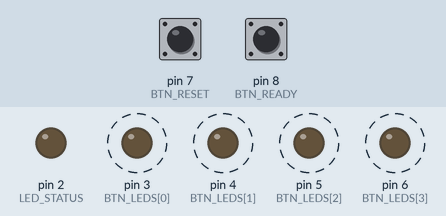
This sketch was run on a simulated Arduino Uno, built with avr-gcc and run on an emulated ATmega328P. Parts: output pins drawn as LEDs (lit = HIGH). Dashed ring = blinking. Inputs (shaded band) come from the test bench; at power-on: pin 8 (BTN_READY) HIGH, pin 7 (BTN_RESET) HIGH. No radio packets arrive unless stated; the audio player accepts every command and is not drawn; what the sketch prints to the serial monitor is not drawn.

Above: at 3.1 s.
3.2 s: pin 8 (BTN_READY) pulled LOW for 0.15 s
At 5.2 s:
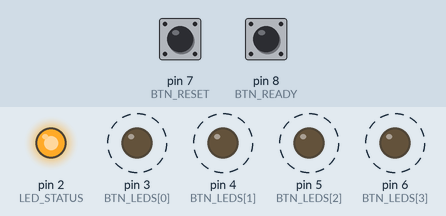
6.3 s: pin 7 (BTN_RESET) pulled LOW for 0.15 s
At 7.0 s:
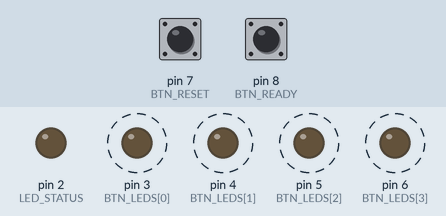
9.4 s: pin 8 (BTN_READY) pulled LOW for 1 s
At 11.5 s:
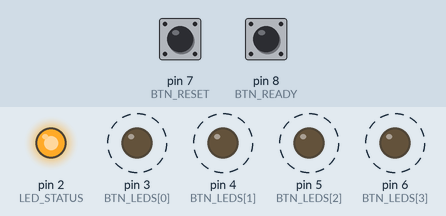
13.4 s: pin 7 (BTN_RESET) pulled LOW for 1 s
At 15.6 s:
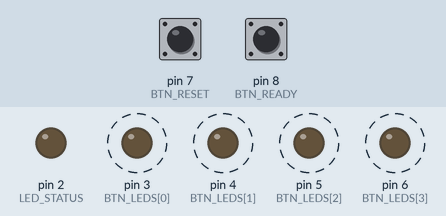
Timing chart, 0 to 18.4 s (numbered marks = the images above; inputs shaded):
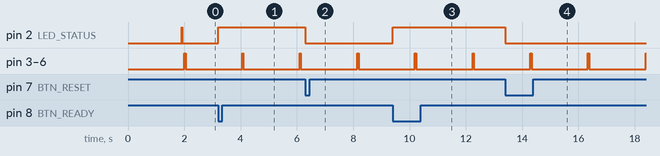

The sketch:

QuizController.ino
```cpp
// (licence header left out)
#include <RF24.h>
#include <DFRobotDFPlayerMini.h>
#include <SoftwareSerial.h>


//   2 -> White LED to GND  (Status)
//   3 -> RED LED to GND    (Button Status)
//   4 -> YELLOW LED to GND (Button Status)
//   5 -> GREEN LED to GND  (Button Status)
//   6 -> BLUE LED to GND   (Button Status)
//   7 -> RESET btn to GND
//   8 -> READY btn to GND
//   9 -> CE  (nRF24)
//  10 -> CSN (nRF24)
//  11 -> MO  (nRF24)
//  12 -> MI  (nRF24)
//  13 -> SCK (nRF24)
//  A0 -> 1K Reststor -> RX on DFPlayerMini
//  A1 -> TX on DFPlayerMini


RF24 radio(9, 10); // CE, CSN

#define LED_STATUS      2     // Status LED
#define BTN_RESET       7
#define BTN_READY       8

#define DFMINI_TX       A0   // connect to pin 2 on the DFPlayer via a 1K resistor
#define DFMINI_RX       A1   // connect to pin 3 on the DFPlayer
SoftwareSerial softwareSerial(DFMINI_RX, DFMINI_TX);

// Player
// Tip: If you have any problems with the DFPlayerMini, power it from the Arduino's 3.3v pin rather than 5v.
DFRobotDFPlayerMini player;

// LED pins
unsigned char BTN_LEDS[4] = {3, 4, 5, 6};

// LED status type
enum LedStatus : unsigned char { lsOff = 0, lsOn = 1, lsFlashing = 2 };

// Status we want to share with the buttons
LedStatus ledStatus[4]  = {lsOff, lsOff, lsOff, lsOff};
bool buttonEnabled[4]   = {false, false, false, false};
bool buttonConnected[4] = {false, false, false, false};
bool hasAnswered[4]     = {false, false, false, false};
unsigned long lastContact[4] = {0, 0, 0, 0};

// Last loop time
unsigned long lastLoopTime = 0;

// System status
bool isReady = false;

// Is audio playing?
bool isPlaying = false;
bool dfPlayerReady = false;

// searches the radio spectrum for a quiet channel
bool findEmptyChannel() {
  Serial.write("Scanning for empty channel...\n");
  char buffer[10];

  // Scan all channels looking for a quiet one.  We skip every 10
  for (int channel = 125; channel > 0; channel -= 10) {
    radio.setChannel(channel);
    delay(20);

    unsigned int inUse = 0;
    unsigned long testStart = millis();
    // Check for 400 ms per channel
    while (millis() - testStart < 400) {
      digitalWrite(LED_STATUS, millis() % 500 > 400);
      if ((radio.testCarrier()) || (radio.testRPD())) inUse++;
      delay(1);
    }

    // Low usage?
    if (inUse < 10) {
      itoa(channel, buffer, 10);
      Serial.write("Channel ");
      Serial.write(buffer);
      Serial.write(" selected\n");
      return true;
    }
  }
  return false;
}

// Sends a new ACK payload to the transmitter
void setupACKPayload() {
  // Update the ACK for the next payload
  unsigned char payload[4];
  for (unsigned char button=0; button<4; button++)
      payload[button] = (buttonEnabled[button] ? 128 : 0) | ledStatus[button];
  radio.writeAckPayload(1, &payload, 4);
}

// Check for messages from the buttons
void checkRadioMessageReceived() {
  // Check if data is available
  if (radio.available()) {
    unsigned char buffer;
    radio.read(&buffer, 1);

    // Grab the button number from the data
    unsigned char buttonNumber = buffer & 0x7F; // Get the button number
    if ((buttonNumber >= 1) && (buttonNumber <= 4)) {
      buttonNumber--;

      // Update the last contact time for this button
      lastContact[buttonNumber] = lastLoopTime;

      // And that it's connected
      buttonConnected[buttonNumber] = true;

      // If the button was pressed, was enabled, hasn't answered and the system is ready for button presses
      if ((buffer & 128) && (buttonEnabled[buttonNumber]) && (!hasAnswered[buttonNumber]) && (isReady)) {
        // No longer ready
        isReady = false;

        if (dfPlayerReady) {
          player.play(buttonNumber + 1);
          isPlaying = true;
        }

        // Signal the button was pressed
        hasAnswered[buttonNumber] = true;

        // Change button status
        for (unsigned char btn = 0; btn < 4; btn++)
          ledStatus[btn] = (btn == buttonNumber) ? lsOn : lsOff;

        // Turn off the ready light
        digitalWrite(LED_STATUS, LOW);
      }
    }

    setupACKPayload();
  }
}

// Setup the controller
void setup() {
  // put your setup code here, to run once:
  Serial.begin(57600);
  while (!Serial) {};

  // small delay to allow the DFPlayerMini to boot
  delay(1000);

  // For the DFPlayerMini
  softwareSerial.begin(9600);
  if (player.begin(softwareSerial)) {
    player.volume(30);
    dfPlayerReady = true;
  }

  // Setup the radio device
  radio.begin();
  radio.setPALevel(RF24_PA_LOW);
  radio.enableDynamicPayloads();
  radio.enableAckPayload();
  radio.setDataRate(RF24_250KBPS);
  radio.setRetries(4, 8);
  radio.maskIRQ(false, false, false);  // not using the IRQs

  // Setup our I/O
  pinMode(LED_STATUS, OUTPUT);
  pinMode(BTN_RESET, INPUT_PULLUP);
  pinMode(BTN_READY, INPUT_PULLUP);


  if (!radio.isChipConnected()) {
    Serial.write("RF24 device not detected.\n");
  } else {
    Serial.write("RF24 detected.\n");

    // Trun off the LED
    digitalWrite(LED_STATUS, LOW);

    // Now setup the pipes for the four buttons
    char pipe[6] = "0QBTN";
    radio.openWritingPipe((uint8_t*)pipe);
    pipe[0] = '1';
    radio.openReadingPipe(1, (uint8_t*)pipe);
    for (char channel = 0; channel < 4; channel++) {
      pinMode(BTN_LEDS[channel], OUTPUT);
      digitalWrite(BTN_LEDS[channel], LOW);
    }

    // Start listening for messages
    radio.startListening();

    // Find an empty channel to run on
    while (!findEmptyChannel()) {};

    // Start listening for messages
    radio.startListening();

    // Ready
    digitalWrite(LED_STATUS, LOW);

    setupACKPayload();
  }
}

// Main loop
void loop() {
  lastLoopTime = millis();


  if (digitalRead(BTN_RESET) == LOW) {                 // Reset button pressed?
    // Turn all buttons off
    for (unsigned char button = 0; button < 4; button++) {
      ledStatus[button] = lsOff;
      buttonEnabled[button] = false;
      hasAnswered[button] = false;
      if (isPlaying) {
        player.stop();
        isPlaying = false;
      }
    }
    isReady = false;
    digitalWrite(LED_STATUS, LOW);
  } else if (digitalRead(BTN_READY) == LOW) {                // Ready button pressed
    // Make the buttons flash that havent answered yet
    for (unsigned char button = 0; button < 4; button++) {
      buttonEnabled[button] = !hasAnswered[button];
      ledStatus[button] = hasAnswered[button] ? lsOff : lsFlashing;
    }
    isReady = true;
    if (isPlaying) {
      player.stop();
      isPlaying = false;
    }
    digitalWrite(LED_STATUS, HIGH);
  }

  // Update our LEDs and monitor for ones that are out of contact
  for (unsigned char button = 0; button < 4; button++) {
    // If the button is connected
    if (buttonConnected[button]) {
      // If its been 1 second since we heard from it
      if (lastLoopTime - lastContact[button] > 1000) {
        // Disconnect it
        buttonConnected[button] = false;
        digitalWrite(BTN_LEDS[button], LOW);
      } else {
        // Set the LED to match the state we have it in
        digitalWrite(BTN_LEDS[button], (ledStatus[button] == lsOn) || ((ledStatus[button] == lsFlashing) && (lastLoopTime & 255) > 128));
      }
    } else {
      // For disconnected ones we just give a short 'blip' once per few second
      digitalWrite(BTN_LEDS[button], (lastLoopTime & 2047) > 2000);
    }
  }

  // Check for messages on the 'network'
  checkRadioMessageReceived();
}
```

Measured:
- after the input at 3.2 s, pin 2 (LED_STATUS): LOW → HIGH at once
- after the input at 6.3 s, pin 2 (LED_STATUS): HIGH → LOW at once
- after the input at 9.4 s, pin 2 (LED_STATUS): LOW → HIGH at once
- after the input at 13.4 s, pin 2 (LED_STATUS): HIGH → LOW at once
- by itself, pin 3 (BTN_LEDS[0]), pin 4 (BTN_LEDS[1]), pin 5 (BTN_LEDS[2]), pin 6 (BTN_LEDS[3]): alternates HIGH for 0.05 s and LOW for 2.0 s
